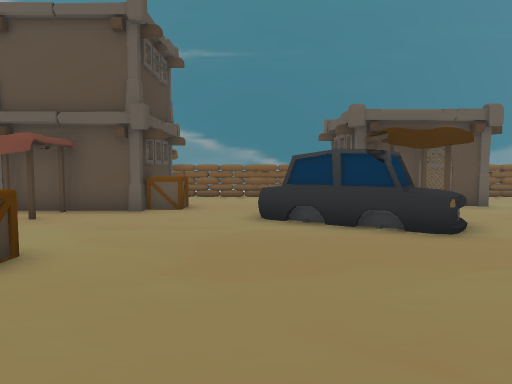
view 1 (above)

24 first-person views from a walk through a Unity game level. The camera is 1.2 m above the floor, tilts 4° down and sees 70° across. The floor is counted in squares, 1 m on a side. Each view is taken from the middle of a square. On the plan, view 1 faces up. The plan holds only what a view shows up to about 15 squares ahead; the rest is blank. The place goes on beyond the plan.

view 2
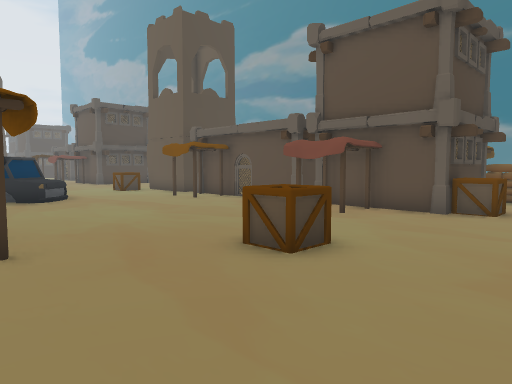

view 3
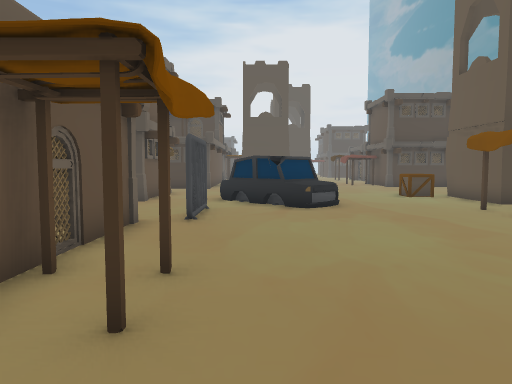

view 4
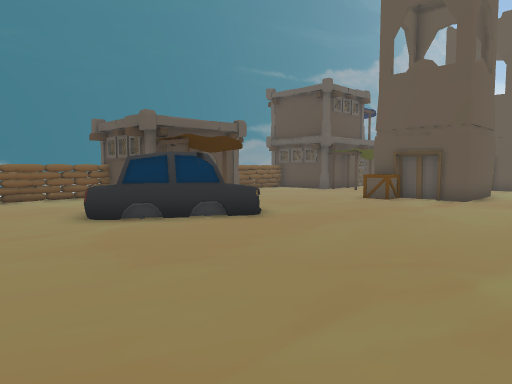

view 5
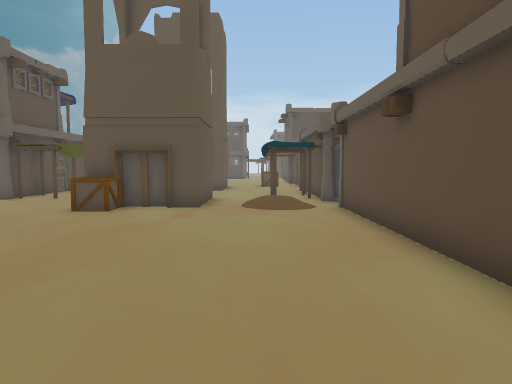

view 6
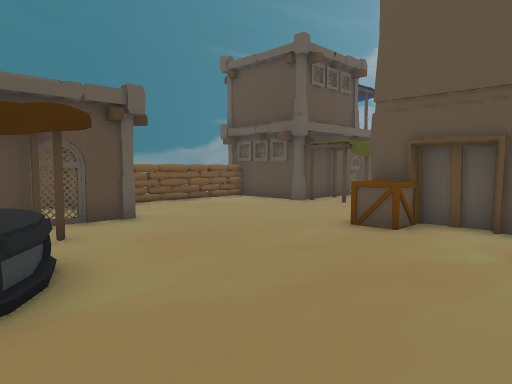

view 7
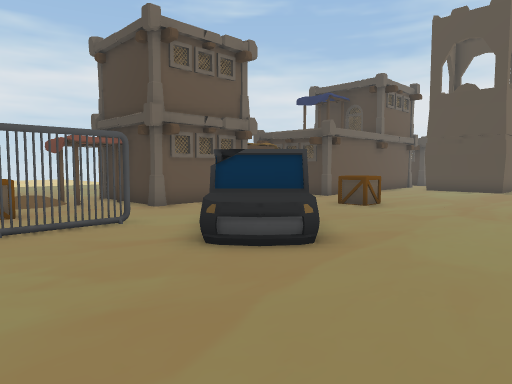

view 8
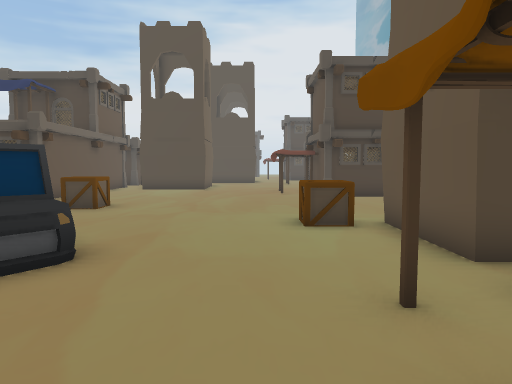

view 9
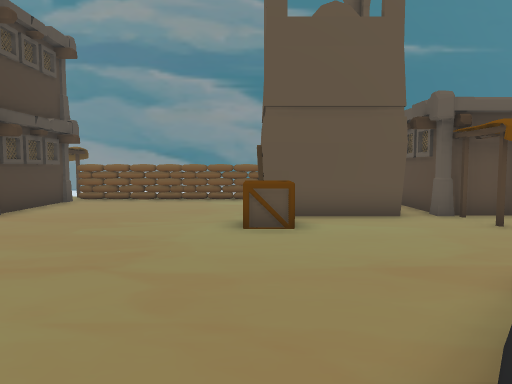

view 10
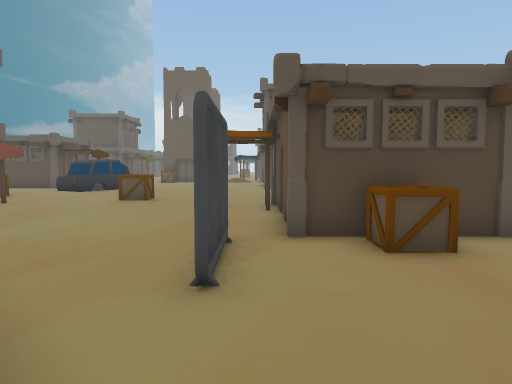

view 11
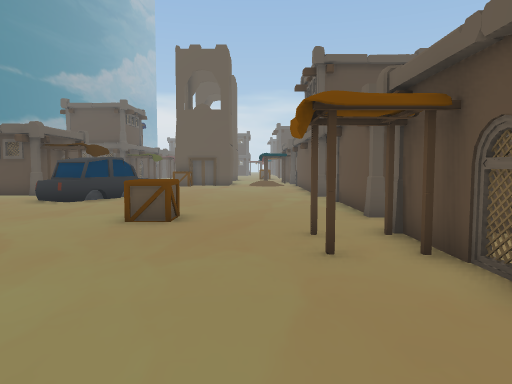

view 12
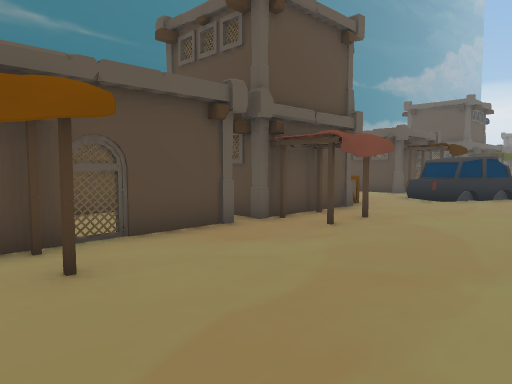

view 13
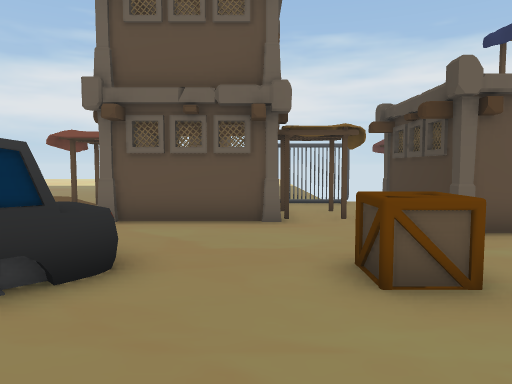

view 14
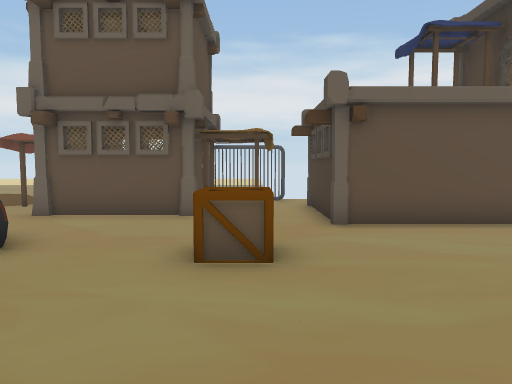

view 15
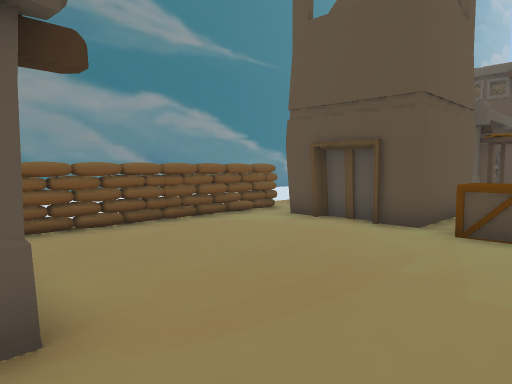

view 16
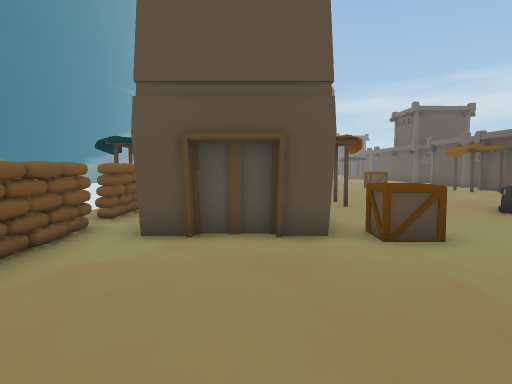

view 17
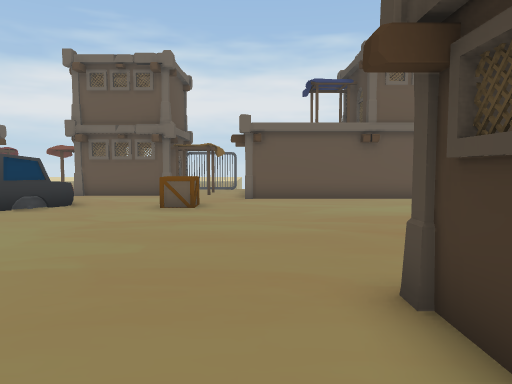

view 18
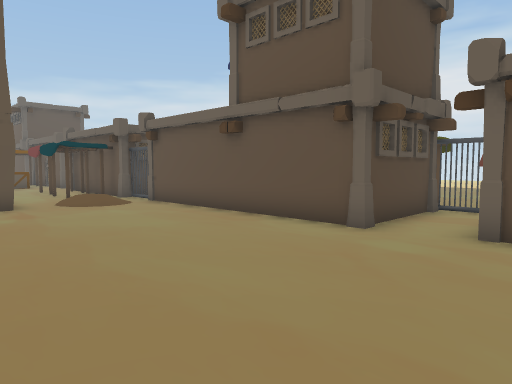

view 19
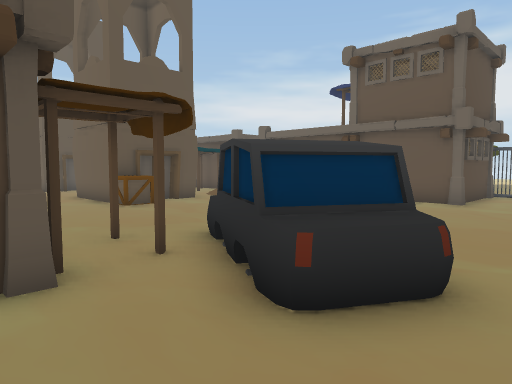

view 20
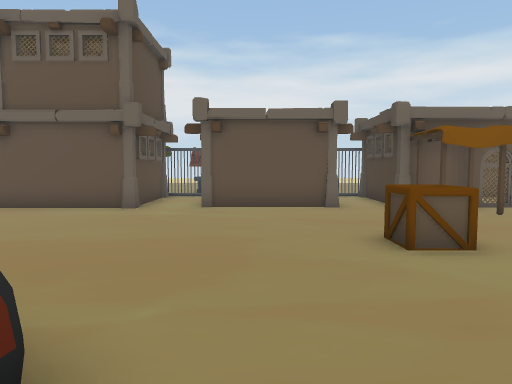

view 21
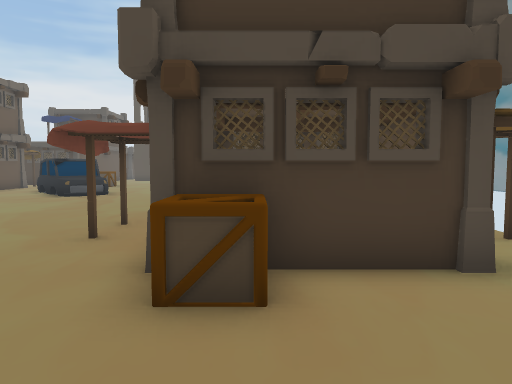

view 22
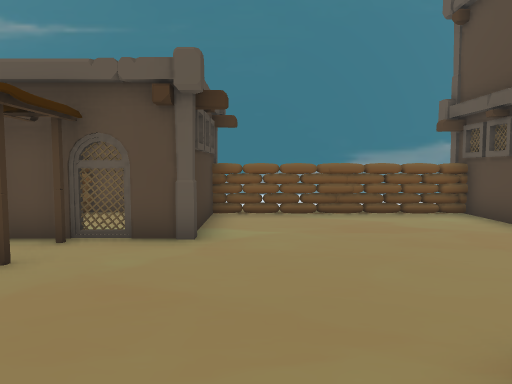

view 23
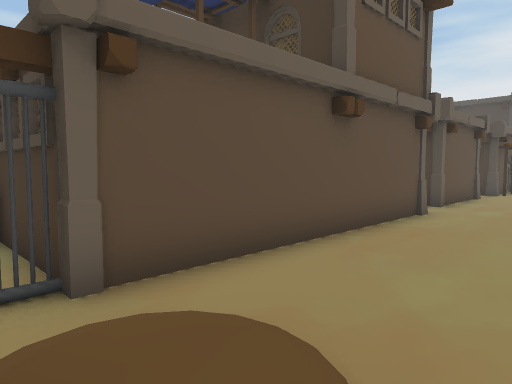

view 24
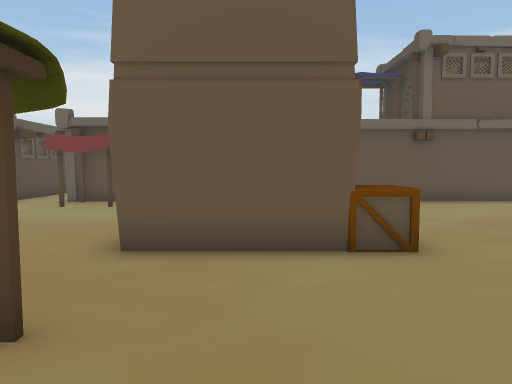

### Floor plan
Key: @ floor where view 1 was taken; # wall or solid block; . floor; / step, stairs or slope; = window, fence, low wall or low ledge; ^ raised ledge; O other object.
Columns run from 25 left of view 1 to 15 right of it. Each row starts with its distance up from view 1.
 14 O^^^^^^^=#^^      O  OO^^^^^##  #^^^^^#O
 13 O......##     OOOOOOOOO.....O...O......O
 12 O......O#   O  . OO   O.....O...O......O
 11 O......O#  .O .. OO   OO....O###O.....OOO
 10 O......####.##O##OOOOOOO.................
  9 .......OO..........OO.....OO.OO........OO
  8 .......OO...OO....OOO....OOOOO...........
  7 ...........................OOO.....O####.
  6 ...................................O#   .
  5 .....................O..............O   .
  4 ..........OO.........OO.............####.
  3 .........OOO.............................
  2 ....OO..OOO......................... /.OO
  1 .........O..OO....OO................   O
  0 .........................@.............OO
 -1 OOO...........O##OO#O.O###..OOOOOOOOOOO
 -2   #.OOO##O...OOO  .OO.    ..O       O O
 -3   #.O O  #...OOO   OO.    ..O       O
 -4   O.O#O  #.O/.O#    O.    ..OOOOO
 -5    ...O  #.O       O.O    OOO
 -6   OOOOOOOO.               OOO
 -7   O      ..               OO.
 -8                             .
 -9                             ..
-10                             ..

Positions as (right, up) in squares from view 1, and headings:
1: (0, 0), facing up
2: (0, 0), facing up-left
3: (-3, 2), facing left
4: (-3, 0), facing up-right
5: (0, 2), facing right
6: (3, 3), facing up-right
7: (-10, 8), facing down-left
8: (-10, 7), facing left
9: (-18, 1), facing up
10: (-17, 0), facing right
11: (-12, 2), facing right
12: (-13, 4), facing up-right
13: (-19, 6), facing down
14: (-21, 7), facing down
15: (-25, 7), facing up-right
16: (-24, 11), facing right
17: (-23, 13), facing down
18: (-1, 6), facing down-right
19: (-1, 12), facing down-right
20: (-1, 10), facing down
21: (1, 11), facing left
22: (8, 5), facing up
23: (12, 3), facing down-left
24: (12, 12), facing down
